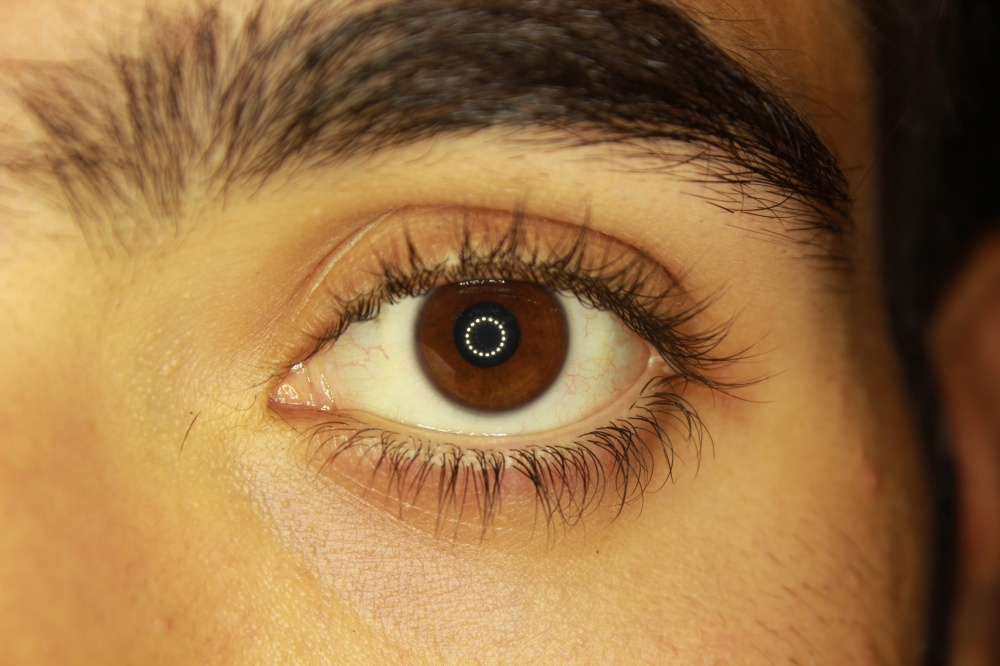
#> input picture EYE_GLAZE/TestImg_Categorized/NORMAL/11.JPG, 1000 x 666 px; its folder holds only this picture in this run
$ python retrain_model.py   (older library calls are emulated)
#> lines starting #> are read from the running program, lines starting #| are printed output that depends on the picture; after the words box and inside, x2 and y2 are one past the last pixel; in counts of white or black regions, pixels touching at a corner belong together
import cv2
import numpy as np
from pathlib import Path
from sklearn.ensemble import RandomForestClassifier
from sklearn.model_selection import train_test_split
from sklearn.metrics import classification_report, accuracy_score, confusion_matrix
import pickle

def extract_features(gray_image):
    """
    Extract features from grayscale eye image
    EXACT SAME FUNCTION AS IN app.py
    """
    features = []

    # 1. Circle detection features
    blurred = cv2.GaussianBlur(gray_image, (9, 9), 2)
    circles = cv2.HoughCircles(
        blurred,
        cv2.HOUGH_GRADIENT,
        dp=1.2,
        minDist=50,
        param1=100,
        param2=30,
        minRadius=20,
        maxRadius=150
    )
    num_circles = len(circles[0]) if circles is not None else 0
    features.append(num_circles)

    # 2. Radial pattern analysis
    center_y, center_x = gray_image.shape[0] // 2, gray_image.shape[1] // 2
    radius = min(center_x, center_y) - 10

    angles = np.linspace(0, 2 * np.pi, 360)
    radial_intensities = []
    for angle in angles:
        x = int(center_x + radius * np.cos(angle))
        y = int(center_y + radius * np.sin(angle))
        if 0 <= x < gray_image.shape[1] and 0 <= y < gray_image.shape[0]:
            radial_intensities.append(gray_image[y, x])

    radial_var = np.var(radial_intensities) if radial_intensities else 0
    radial_mean = np.mean(radial_intensities) if radial_intensities else 0
    radial_std = np.std(radial_intensities) if radial_intensities else 0

    features.extend([radial_var, radial_mean, radial_std])

    # 3. Edge detection
    edges = cv2.Canny(gray_image, 50, 150)
    edge_density = np.sum(edges > 0) / edges.size
    features.append(edge_density)

    # 4. Texture analysis (using standard deviation of intensity)
    texture_var = np.var(gray_image)
    texture_mean = np.mean(gray_image)
    features.extend([texture_var, texture_mean])

    # 5. Gradient magnitude
    grad_x = cv2.Sobel(gray_image, cv2.CV_64F, 1, 0, ksize=3)
    grad_y = cv2.Sobel(gray_image, cv2.CV_64F, 0, 1, ksize=3)
    grad_mag = np.sqrt(grad_x**2 + grad_y**2)
    grad_mean = np.mean(grad_mag)
    grad_std = np.std(grad_mag)
    features.extend([grad_mean, grad_std])

    # 6. Frequency domain features
    f_transform = np.fft.fft2(gray_image)
    f_shift = np.fft.fftshift(f_transform)
    magnitude_spectrum = np.abs(f_shift)
    freq_mean = np.mean(magnitude_spectrum)
    freq_std = np.std(magnitude_spectrum)
    features.extend([freq_mean, freq_std])

    return np.array(features)

# Load dataset
print("="*80)
print("RETRAINING MODEL WITH CORRECT FEATURE EXTRACTION")
print("="*80)

dataset_path = Path(r'c:\Users\pasan\Downloads\Final Project\Final Project\EYE_GLAZE\TestImg_Categorized')

X = []
y = []
labels = {'NORMAL': 0, 'PARTIAL_STRESS': 1, 'STRESS': 2}

for category_name, label in labels.items():
    category_path = dataset_path / category_name
    if not category_path.exists():
        print(f"Warning: {category_path} not found")
        continue

    image_files = list(category_path.glob('*.jpg')) + list(category_path.glob('*.JPG'))
    print(f"\nProcessing {category_name}: {len(image_files)} images")

    count = 0
    for img_path in image_files:
        img = cv2.imread(str(img_path), cv2.IMREAD_COLOR)
#> img is the input picture: shape (666, 1000, 3); mean B, G, R 67.7, 113.9, 153.4
        if img is None:
            continue

        gray = cv2.cvtColor(img, cv2.COLOR_BGR2GRAY)
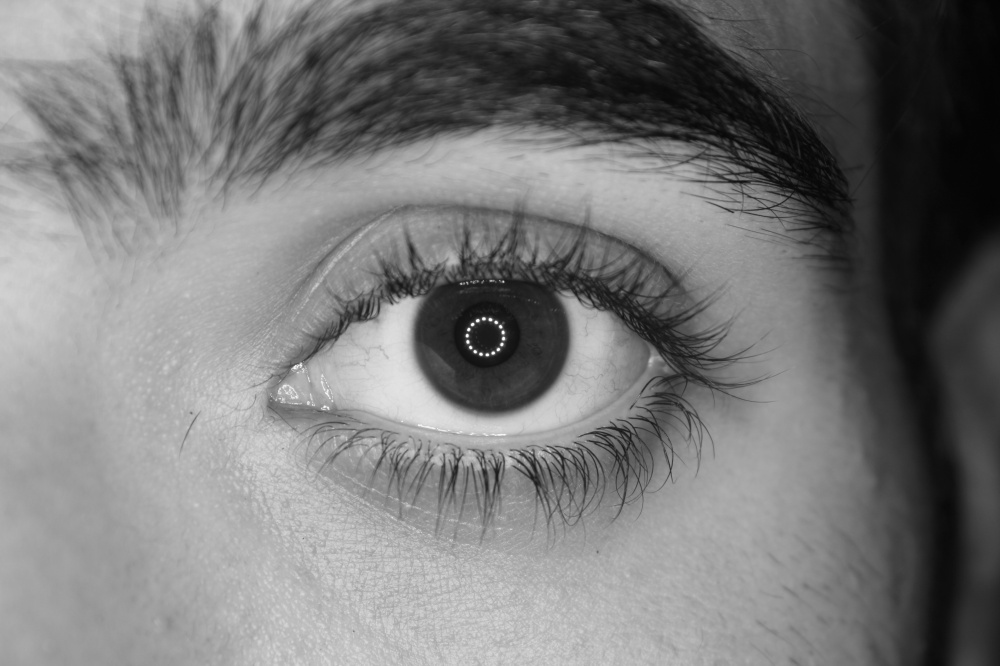
#> gray: shape (666, 1000); min 3, max 253, mean 120.4
        features = extract_features(gray)
#> in extract_features, `circles = cv2.HoughCircles( blurred, cv2.HOUGH_GRADIENT, dp=1.2, minDi..`: circles = [[491.4, 335.4, 79.16], [576.6, 360.6, 129.2], [606.6, 274.2, 38.96], [678.6, 259.8, 119.4], [713.4, 223.8, 63.68], [564.6, 480.6, 40.64], [457.8, 485.4, 42.32], [544.2, 300.6, 54.32], [509.4, 483, 26.84]]
#> in extract_features, `num_circles = len(circles[0]) if circles is not None else 0`: num_circles = 9
#> after the loop in extract_features, `for angle in angles:`: radial_intensities = 360 values, max 207 at index 99, min 9 at index 310, mean 125.4
#> in extract_features, `radial_var = np.var(radial_intensities) if radial_intensities else 0`: radial_var = 3790.8
#> in extract_features, `radial_mean = np.mean(radial_intensities) if radial_intensities else 0`: radial_mean = 125.4
#> in extract_features, `radial_std = np.std(radial_intensities) if radial_intensities else 0`: radial_std = 61.57
#> in extract_features, `edges = cv2.Canny(gray_image, 50, 150)`:
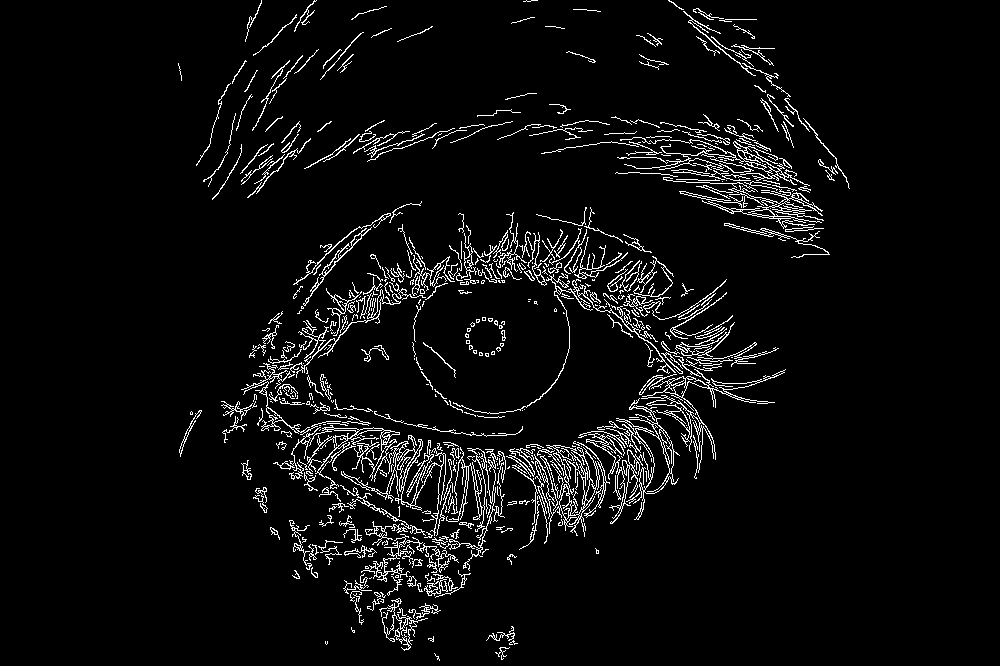
#> edges: shape (666, 1000); 4.9% white in thin lines or dots, all inside (x1, y1, x2, y2) = (178, 0, 850, 661)
#> in extract_features, `edge_density = np.sum(edges > 0) / edges.size`: edge_density = 0.0488
#> in extract_features, `texture_var = np.var(gray_image)`: texture_var = 3560.2
#> in extract_features, `texture_mean = np.mean(gray_image)`: texture_mean = 120.4
#> in extract_features, `grad_x = cv2.Sobel(gray_image, cv2.CV_64F, 1, 0, ksize=3)`:
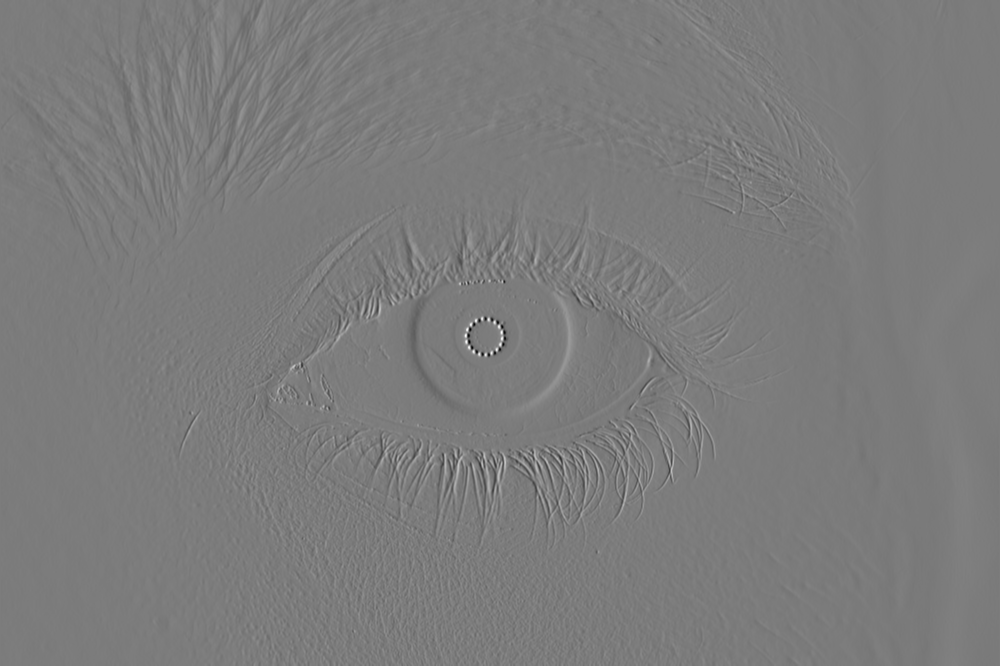
#> grad_x: shape (666, 1000) float64; min -725, max 762, mean -1.1; drawn with min black and max white
#> in extract_features, `grad_mag = np.sqrt(grad_x**2 + grad_y**2)`:
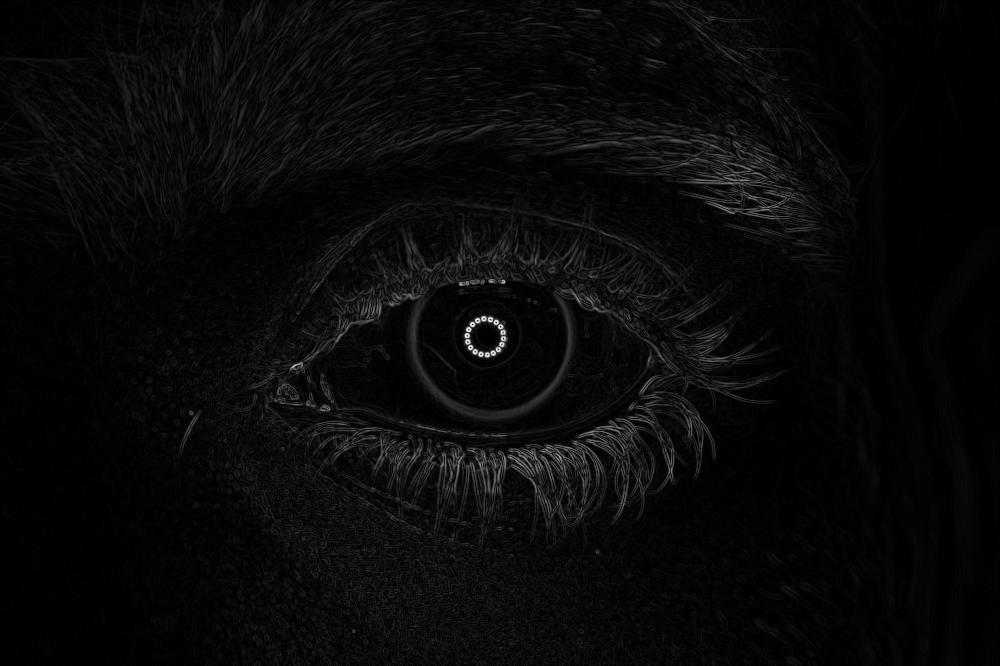
#> grad_mag: shape (666, 1000) float64; min 0, max 776.9, mean 28.2; drawn with min black and max white
#> in extract_features, `grad_mean = np.mean(grad_mag)`: grad_mean = 28.21
#> in extract_features, `grad_std = np.std(grad_mag)`: grad_std = 38.62
#> in extract_features, `freq_mean = np.mean(magnitude_spectrum)`: freq_mean = 5413.8
#> in extract_features, `freq_std = np.std(magnitude_spectrum)`: freq_std = 109537.1
#> features = [9, 3790.8, 125.4, 61.57, 0.0488, 3560.2, 120.4, 28.21, 38.62, 5413.8, 109537.1]

        X.append(features)
        y.append(label)
        count += 1

        if count % 50 == 0:
            print(f"  Processed {count} images...")

    print(f"  Total processed: {count}")
#> pass 2 of the loop `for category_name, label in labels.items():`:
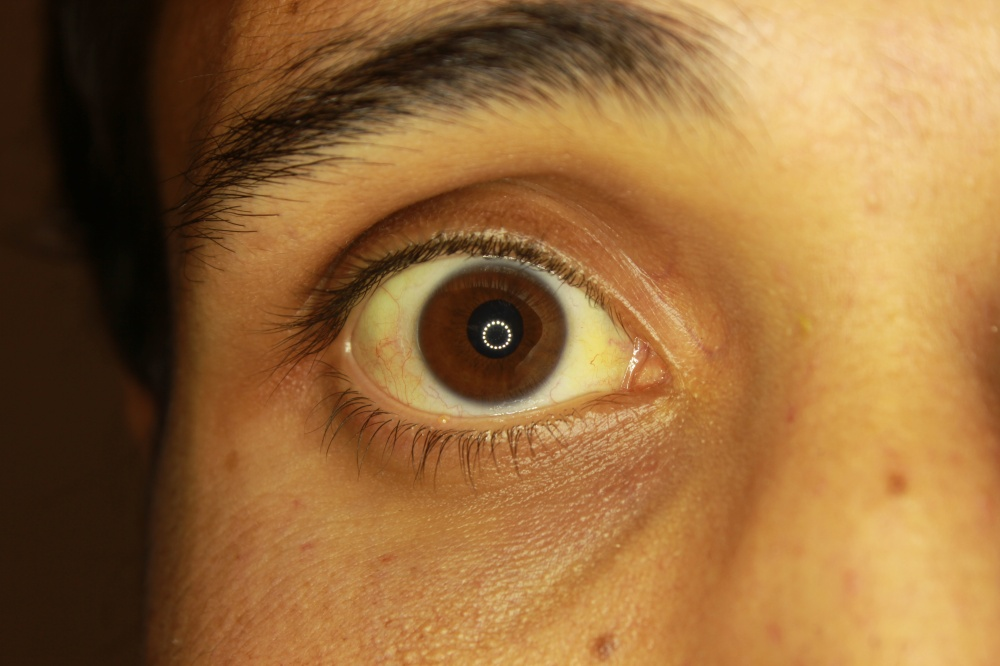
#> input picture EYE_GLAZE/TestImg_Categorized/PARTIAL_STRESS/1.JPG, 1000 x 666 px
#> img is the input picture: shape (666, 1000, 3); mean B, G, R 58.4, 106.4, 149.3
#> circles = [[491.4, 330.6, 74.96], [432.6, 336.6, 71.36]]
#> num_circles = 2
#> after the loop in extract_features (call 2), `for angle in angles:`: radial_intensities = 360 values, max 197 at index 319, min 15 at index 200, mean 116.8
#> radial_var = 2471.1
#> radial_mean = 116.8
#> radial_std = 49.71
#> in extract_features (call 2), `edges = cv2.Canny(gray_image, 50, 150)`:
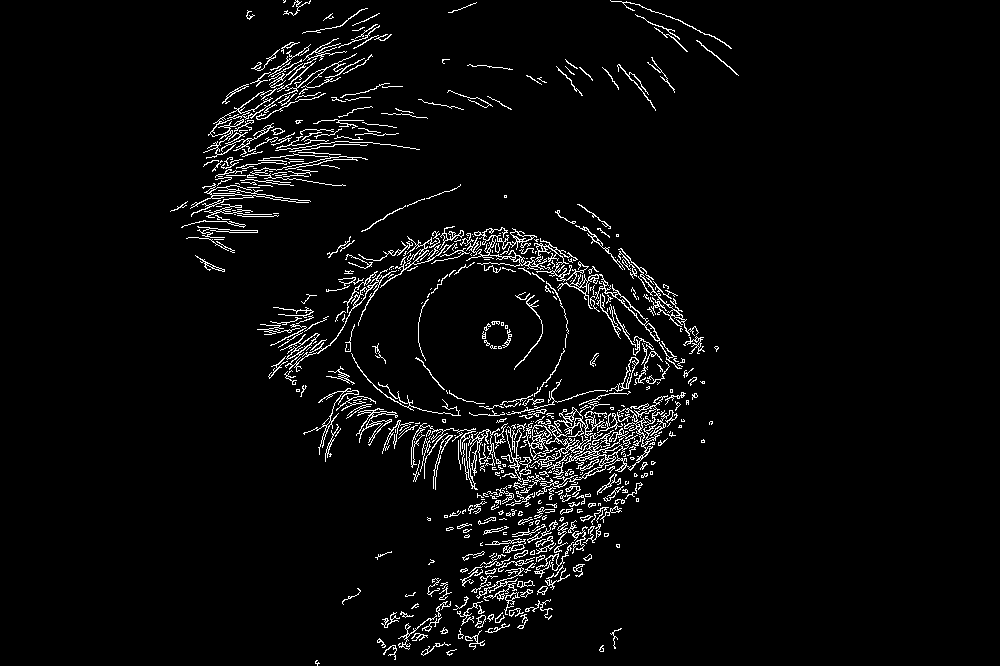
#> edges: shape (666, 1000); 4% white in thin lines or dots, all inside (x1, y1, x2, y2) = (170, 0, 739, 666)
#> edge_density = 0.04
#> texture_var = 3601.7
#> texture_mean = 113.8
#> in extract_features (call 2), `grad_mag = np.sqrt(grad_x**2 + grad_y**2)`:
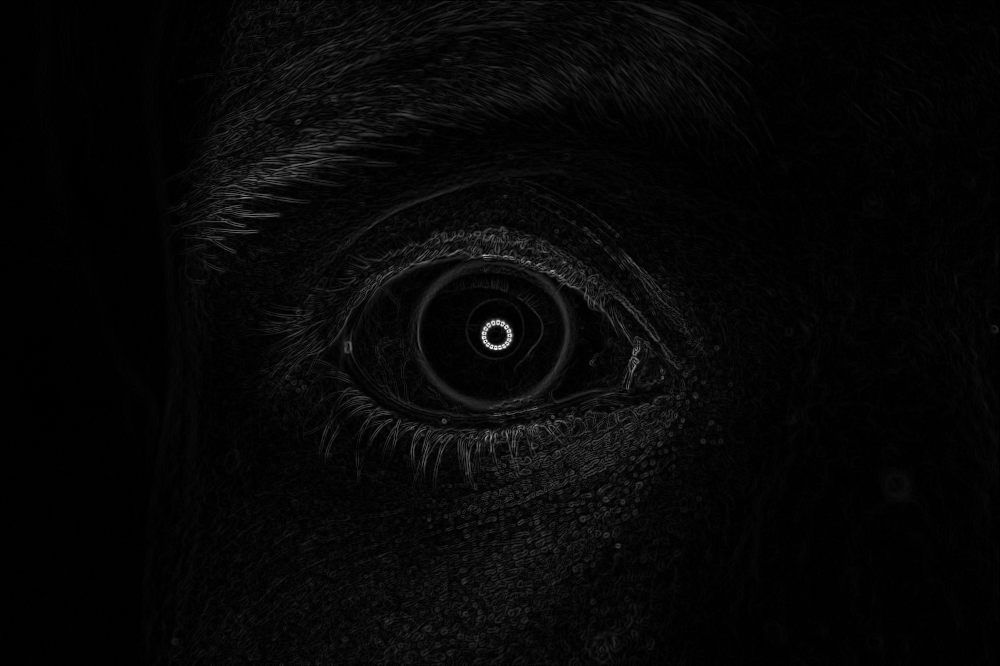
#> grad_mag: shape (666, 1000) float64; min 0, max 774.6, mean 22; drawn with min black and max white
#> grad_mean = 21.95
#> grad_std = 31.61
#> freq_mean = 4399.2
#> freq_std = 104879.6
#> features = [2, 2471.1, 116.8, 49.71, 0.04, 3601.7, 113.8, 21.95, 31.61, 4399.2, 104879.6]

X = np.array(X)
y = np.array(y)

print(f"\nTotal samples: {len(X)}")
print(f"Feature shape: {X.shape}")
#| Feature shape: (3, 11)
print(f"Class distribution:")
for category_name, label in labels.items():
    count = np.sum(y == label)
    print(f"  {category_name}: {count} ({count/len(y)*100:.1f}%)")

# Split dataset
#> (the run stopped early here; a loop or call above may not have finished)
